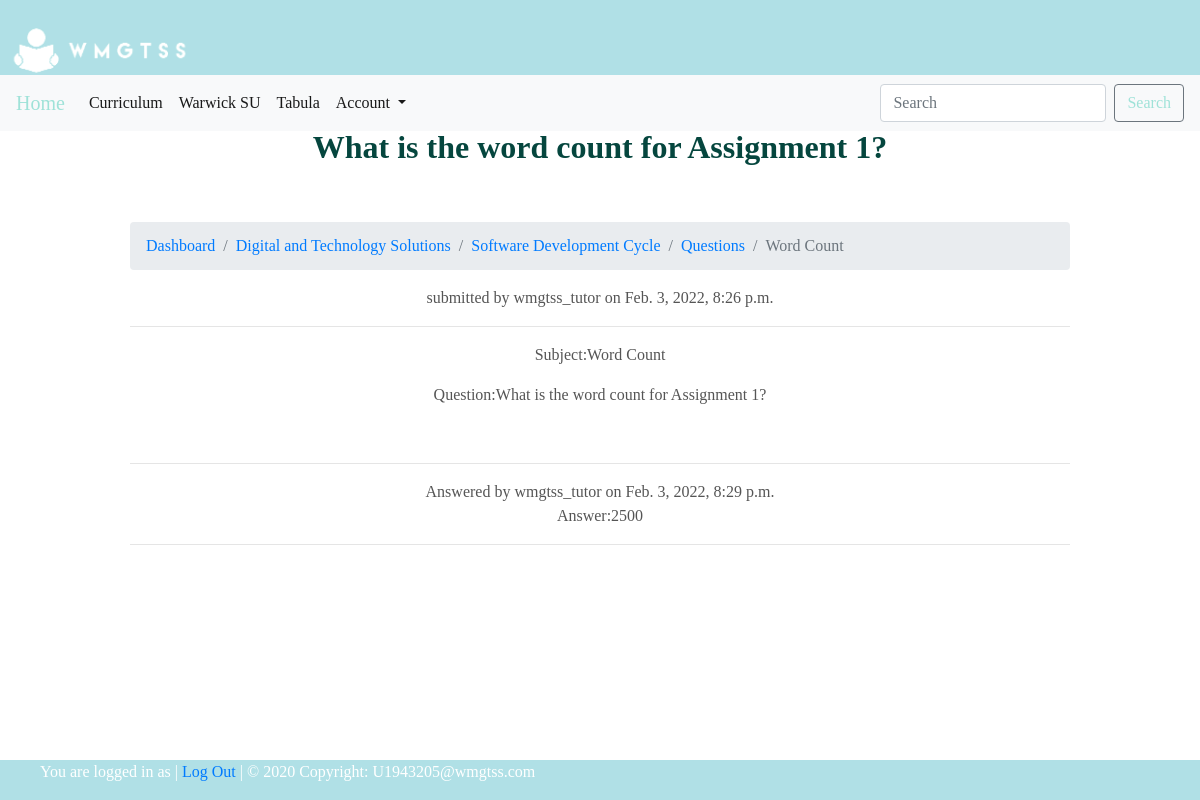
The page /curriculum/digital-and-technology-solutions/software-development-cycle/word-count/ on the database its author committed.
### curriculum/models.py (models this page shows, shortened)
class Question(models.Model):
    module = models.ForeignKey(Module, on_delete=models.CASCADE, related_name='questions', default = 1)
    subject = models.CharField(max_length = 100)
    Assignment_Related = 'Assignment Related'
    Lecture_Related = 'Lecture Related'
    General = 'General'
    topics = [
    (Assignment_Related,'Assignment Related'),
    (Lecture_Related,  'Lecture Related'),
    (General, 'General'),
    ]
    topics = models.CharField(max_length=20, choices=topics, default=General)
    assignment = models.ForeignKey(Assignment, on_delete=models.CASCADE, related_name='questions', null=True, )
    lecture = models.ForeignKey(Lecture, on_delete=models.CASCADE, related_name='questions', null=True)
    question = models.TextField()
    created_by = models.ForeignKey(User,on_delete=models.CASCADE, null=True)
    now = datetime.datetime.now()
    created_at = models.DateTimeField('date published', default=now)
    course = models.ForeignKey(Course, on_delete=models.CASCADE, default = 1, related_name='questions')
    picture = models.ImageField(upload_to=save_rename_question, verbose_name ="Question Attachment:", blank=True)
    Yes = 'Yes'
    No ='No'
    options = [
        (Yes,'Yes'),
        (No ,'No'),
        ]
    anonymous = models.CharField(max_length=5, verbose_name ="Submit Anonymously", choices=options, default=No)
    slug = models.SlugField(null=True, blank=True)
    class Meta:
        ordering = ['-created_at']

class Course(models.Model):
    course_id = models.CharField(unique=True, max_length=50)
    name = models.TextField(max_length=50)
    slug = models.SlugField(null=True, blank=True)
    image = models.ImageField(upload_to=course_rename, blank=True, verbose_name="Course Image")
    description = models.TextField(max_length=500, blank=True)

class Module(models.Model):
    module_id = models.IntegerField(unique=True, max_length=100)
    name = models.TextField(max_length=50)
    course = models.ForeignKey(Course, on_delete=models.CASCADE, related_name='modules')
    teacher = models.ForeignKey(User, on_delete=models.CASCADE)
    slug = models.SlugField(null=True, blank=True)

class Answer(models.Model):
    question = models.ForeignKey(Question,null=True, on_delete=models.CASCADE,related_name='answers')
    answer = models.CharField(max_length=100, blank=True)
    author = models.ForeignKey(User,on_delete=models.CASCADE)
    body = models.TextField(max_length=500)
    date_added = models.DateTimeField(auto_now_add=True)
    class Meta:
        ordering = ['-date_added']

### curriculum/views.py (the view, shortened to what this page needs)
# urls.py: path('<str:course>/<str:module>/<slug:slug>/', views.QuestionDetailView.as_view(),name='question_detail'),
class QuestionDetailView(DetailView, FormView):
    context_object_name = 'questions'
    model = Question
    template_name = 'curriculum/question_detail_view.html'
    form_class = AnswerForm

### curriculum/forms.py
class AnswerForm(forms.ModelForm):
    class Meta:
        model = Answer
        fields = ['body']

### curriculum/templates/curriculum/question_detail_view.html (shortened to what this page needs)
{% extends 'base.html' %}
{% load static %}
{% load crispy_forms_tags %}
{% block title %} {{object.question}} {% endblock %}
{% block content %}
<nav aria-label="breadcrumb">
    <ol class="breadcrumb">
      <li class="breadcrumb-item"><a href="/">Dashboard</a></li>
      <li class="breadcrumb-item"><a href="{% url 'curriculum:course_list' %}">{{questions.course.name}}</a></li>
      <li class="breadcrumb-item"><a href="{% url 'curriculum:module_list' slug=questions.course.slug %}">{{questions.module.name}}</a></li>
      <li class="breadcrumb-item"><a href="{% url 'curriculum:question_list' course=questions.course.slug slug=questions.module.slug %}">Questions</a></li>
      <li class="breadcrumb-item active" aria-current="page">{{questions.subject}}</li>
    </ol>
  </nav>
<body>
submitted by {{object.created_by}} on {{object.created_at}}
<hr>
<p> Subject:{{object.subject}}</p>
<p> Question:{{object.question}}</p>
<br>
<hr>
{% for answer in questions.answers.all %}
Answered by {{answer.author}} on {{answer.date_added}}<br>
Answer:{{answer.body}}
<br>
<hr>
{% endfor %}
{% endblock %}

### static/css/wmgtss.css (style rules this page uses)
body { font-family: Georgia, serif; color: #555; }

### rows shown on the page
Question: question "What is the word count for Assignment 1?", course.name "Digital and Technology Solutions", module.name "Software Development Cycle", subject "Word Count", created_by "wmgtss_tutor", created_at "Feb. 3, 2022, 8:26 p.m."
Answer: author "wmgtss_tutor", date_added "Feb. 3, 2022, 8:29 p.m.", body "2500"
